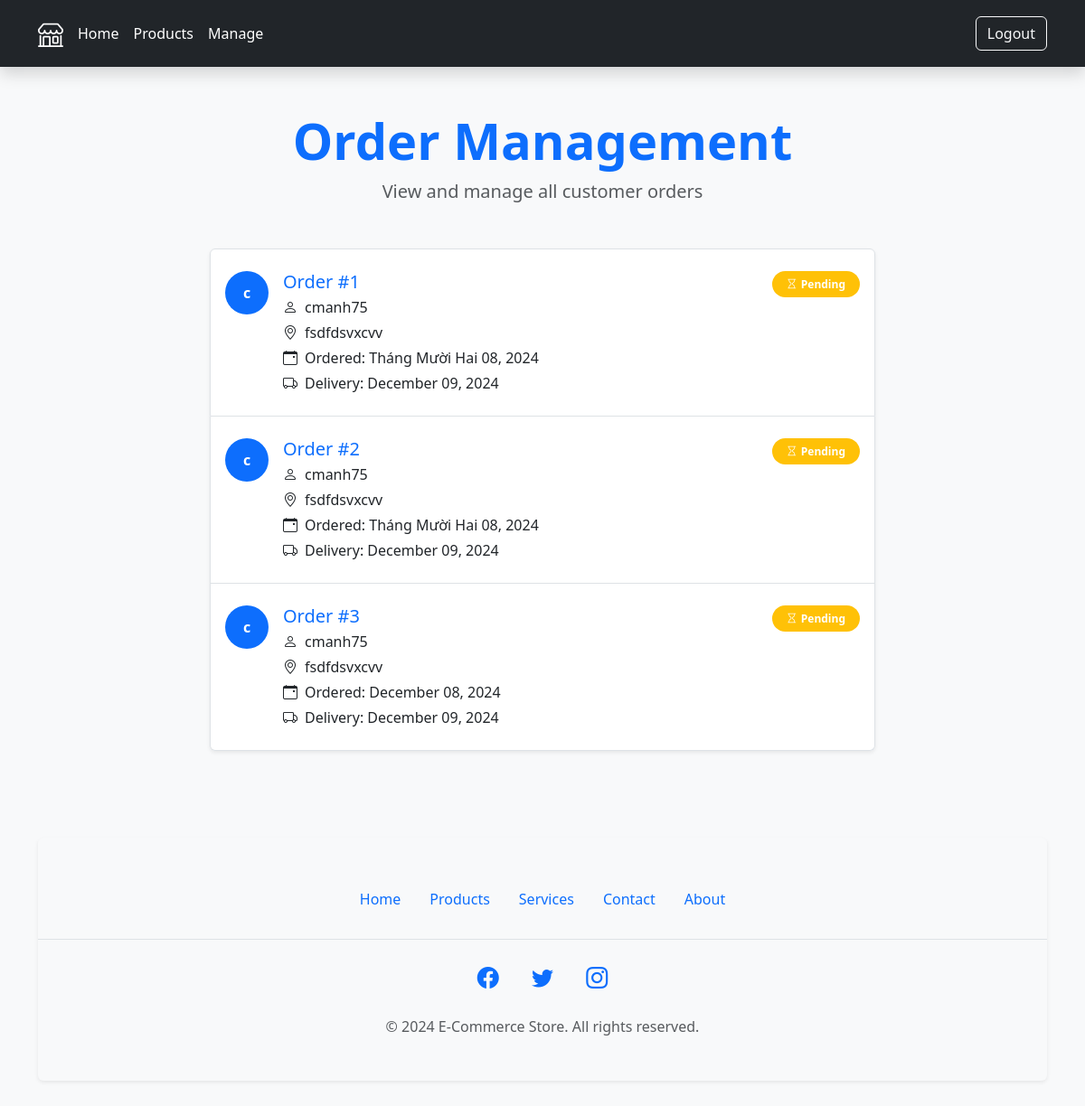
Screenshot of /history (signed in) with the database file from the repository.
### main.py (models this page shows)
class Order(db.Model):
    __tablename__ = "orders"
    id: Mapped[int] = mapped_column(Integer, primary_key=True)
    user_id: Mapped[int] = mapped_column(db.ForeignKey("users.id"))
    user = relationship("User")
    selections: Mapped[List["Selection"]] = relationship(back_populates="order")
    order_date: Mapped[str] = mapped_column(String, nullable=False)
    confirmed: Mapped[Optional[bool]] = mapped_column(Boolean)
    feedback: Mapped[Optional[str]] = mapped_column(String)

class User(UserMixin, db.Model):
    __tablename__ = "users"
    id: Mapped[int] = mapped_column(Integer, primary_key=True)
    email: Mapped[str] = mapped_column(String, unique=True)
    name: Mapped[str]= mapped_column(String, nullable=False)
    password: Mapped[str] = mapped_column(String, nullable=False)
    selections = relationship("Selection", back_populates="user")
    address: Mapped[Optional[str]] = mapped_column(String)
    shipping: Mapped[Optional[str]] = mapped_column(String)
    total_price: Mapped[Optional[str]] = mapped_column(String)
    summary: Mapped[Optional[str]] = mapped_column(String)
    delivery_date: Mapped[Optional[str]] = mapped_column(String)

### main.py (the view)
@app.route('/history')
def history():
    list = db.session.execute(db.select(Order).where(Order.user_id == current_user.id)).scalars().all()
    return render_template('manage.html', list=list)

### main.py (called while the page is built)
@login_manager.user_loader
def load_user(user_id):
    return db.session.get(User, user_id)

### templates/manage.html (shortened to what this page needs)
{% include 'header.html' %}
<div class="container py-5">
  <div class="text-center mb-5">
    <h1 class="display-4 fw-bold text-primary">Order Management</h1>
    <p class="lead text-muted">View and manage all customer orders</p>
  </div>
  <div class="row justify-content-center">
    <div class="col-lg-8">
      <div class="list-group shadow-sm">
        {% for each in list:%}
        <a href="{{url_for('show_order', order_id=each.id)}}" class="list-group-item list-group-item-action d-flex gap-3 py-4 position-relative hover-shadow transition-all" aria-current="true">
          <div class="d-flex align-items-center justify-content-center bg-primary rounded-circle flex-shrink-0" style="width: 48px; height: 48px;">
            <span class="text-white fw-bold">{{each.user.name[0]}}</span>
          </div>
          <div class="d-flex gap-2 w-100 justify-content-between">
            <div>
              <h5 class="mb-1 text-primary">Order #{{each.id}}</h5>
              <p class="mb-1"><i class="bi bi-person me-2"></i>{{each.user.name}}</p>
              <p class="mb-1"><i class="bi bi-geo-alt me-2"></i>{{each.user.address}}</p>
              <p class="mb-1"><i class="bi bi-calendar-event me-2"></i>Ordered: {{each.order_date}}</p>
              <p class="mb-0"><i class="bi bi-truck me-2"></i>Delivery: {{each.user.delivery_date}}</p>
            </div>
            <div class="text-end">
              {% if each.confirmed == None: %}
              <span class="badge bg-warning px-3 py-2 rounded-pill">
                <i class="bi bi-hourglass me-1"></i>Pending
              </span>
              {% endif %}
            </div>
          </div>
        </a>
        {% endfor %}
      </div>
    </div>
  </div>
</div>
{% include 'footer.html' %}

### static/css/styles.css (style rules this page uses)
body { font-family: 'Segoe UI', Tahoma, Geneva, Verdana, sans-serif; background-color: #f8f9fa; color: #212529; }

### rows the page displays
Order: user "c", id "1", user.name "cmanh75", user.address "fsdfdsvxcvv", order_date "Tháng Mười Hai 08, 2024", user.delivery_date "December 09, 2024", shows "Pending"
Order: user "c", id "2", user.name "cmanh75", user.address "fsdfdsvxcvv", order_date "Tháng Mười Hai 08, 2024", user.delivery_date "December 09, 2024", shows "Pending"
Order: user "c", id "3", user.name "cmanh75", user.address "fsdfdsvxcvv", order_date "December 08, 2024", user.delivery_date "December 09, 2024", shows "Pending"
